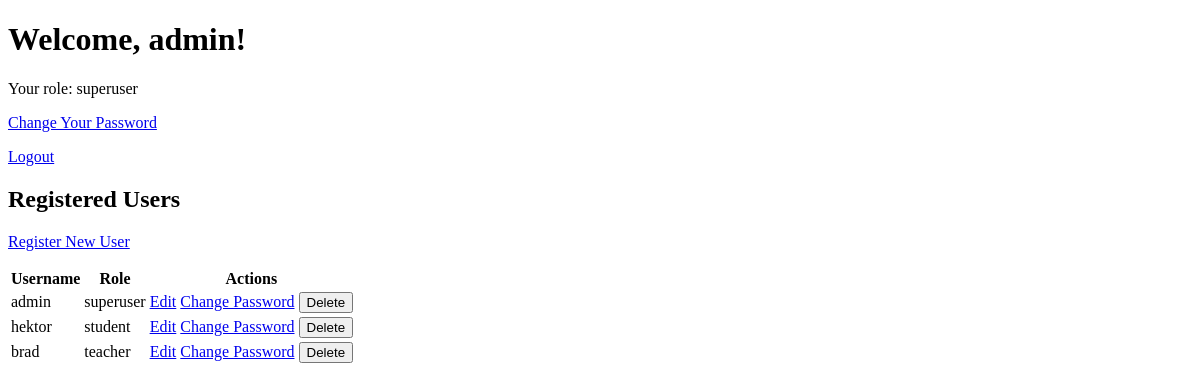
Page /dashboard (signed in) on the earlier database version.
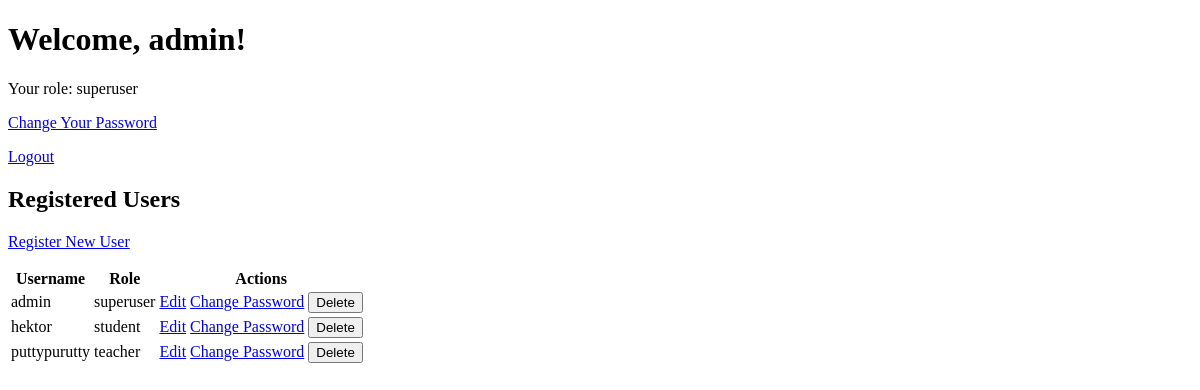
Same page on the later database version.
### models.py (models this page shows, shortened)
class User(db.Model, UserMixin):
    id = db.Column(db.Integer, primary_key=True)
    username = db.Column(db.String(150), unique=True, nullable=False)
    password = db.Column(db.String(150), nullable=False)
    role = db.Column(db.String(50), nullable=False)  # 'superuser', 'student', 'teacher'

### app.py (the view)
@app.route('/dashboard')
@login_required
def dashboard():
    users = User.query.all()  # Fetch all users
    return render_template('dashboard.html', user=current_user, users=users)

### app.py (called while the page is built)
@login_manager.user_loader
def load_user(user_id):
    return User.query.get(int(user_id))

### templates/dashboard.html (shortened to what this page needs)
<!DOCTYPE html>
<html lang="en">
<head>
</head>
<body>
    <h1>Welcome, {{ user.username }}!</h1>
    <p>Your role: {{ user.role }}</p>
    <p><a href="{{ url_for('change_password') }}">Change Your Password</a></p>
    <p><a href="{{ url_for('logout') }}">Logout</a></p>
    {% if user.role == 'superuser' %}
        <h2>Registered Users</h2>
        <p><a href="{{ url_for('register') }}">Register New User</a></p>
        <table>
            <tr>
                <th>Username</th>
                <th>Role</th>
                <th>Actions</th>
            </tr>
            {% for u in users %}
            <tr>
                <td>{{ u.username }}</td>
                <td>{{ u.role }}</td>
                <td>
                    <a href="{{ url_for('edit_user', user_id=u.id) }}">Edit</a>
                    <a href="{{ url_for('change_user_password', user_id=u.id) }}">Change Password</a>
                    <form action="{{ url_for('delete_user', user_id=u.id) }}" method="POST" style="display:inline;">
                        <button type="submit" onclick="return confirm('Are you sure you want to delete this user?');">Delete</button>
                    </form>
                </td>
            </tr>
            {% endfor %}
        </table>
    {% endif %}
</body>
</html>

Differences in the rows shown:
changed User "teacher": username "brad" → "puttypurutty"
